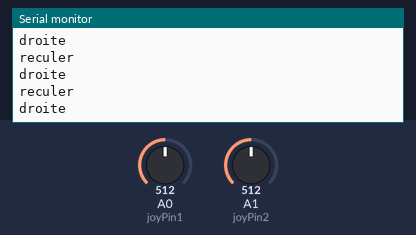
This sketch was run on a simulated Arduino Uno, built with avr-gcc and run on an emulated ATmega328P. Parts: the last lines printed to the serial monitor. Inputs (shaded band) come from the test bench; at power-on: A0 (joyPin1) = 512, A1 (joyPin2) = 512. No radio packets arrive unless stated.

Above: at 1.2 s.
1.3 s: A0 (joyPin1) set to 490
At 1.69 s:
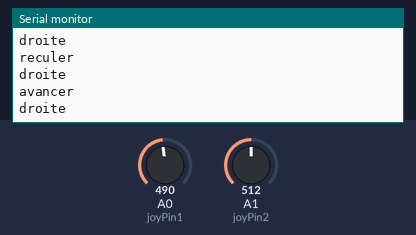
3.2 s: A1 (joyPin2) set to 510
At 3.77 s:
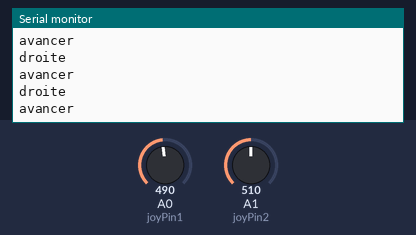
4.7 s: A1 (joyPin2) set to 490
At 5.34 s:
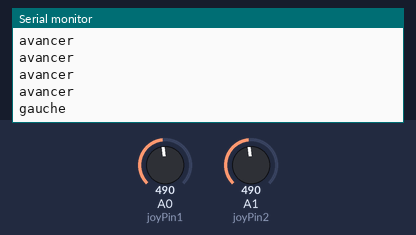

The sketch:

Arduino_telecommande.ino
```cpp
#include <VirtualWire.h>

 int joyPin1 = 0;                 // Definition de l'axe x du jostick
 int joyPin2 = 1;                 //  Definition de l'axe y du jostick
 int x = 0;                  //initialisation de la variable de l'axe X
 int y = 0;                  //initialisation de la variable de l'axe Y
 float valeur = 0;          //initialisation de la valeur de commande

 void setup() {

    Serial.begin(9600); // definition du baudrate du serial
    vw_setup(500); // initialisation de la librarie virtual wire

 }


 void loop() {
  // lecture des entre du joystick
  x = analogRead(joyPin1);
  y = analogRead(joyPin2);
  valeur = 0; //definition de la valeur de commande a 0

  delay(200); //Attente pour eviter de surcharge l'emetteur en envoie

 //Association des valeur du joystick avec la valeur de commande
  //Pour les donnee pour l'axe X (avant, arriere)
  if (x < 500){
      Serial.println("avancer");
      valeur = 1;
    }else if( x > 510){
       Serial.println("reculer");
       valeur = 2;
      }else{
       }
    //Pour les donnee pour l'axe y (droite, gauche)
  if (y < 500){
      Serial.println("gauche ");
      valeur = 3;
    }else if( y > 510){
       Serial.println("droite");
       valeur = 4;
      }else{
       }

  vw_send((byte *) &valeur, sizeof(valeur)); // On envoie le message
  vw_wait_tx(); // On attend la fin de l'envoi

 }
```

Measured:
- the behaviour switches between 511 and 510 on A1 (joyPin2) (found by bisection; images 1 and 2)
- after the input at 1.3 s, the serial monitor: prints a new line after 0.20 s (image 1)
- after the input at 4.7 s, the serial monitor: prints a new line after 0.46 s (image 3)
